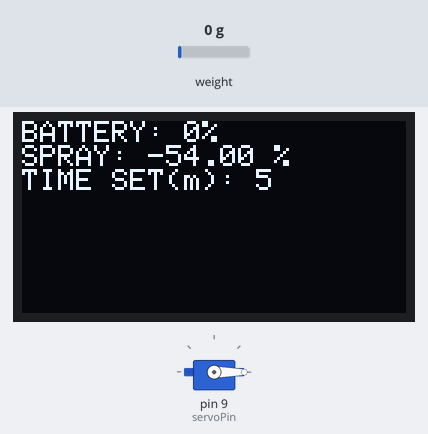
Bench run of a sketch on a simulated Arduino Uno, built with avr-gcc and run on an emulated ATmega328P. Shown: 128×64 one-colour display, servo. Inputs (shaded band) come from the test bench; at power-on: weight on the scale 0 g.

Above: at 61.3 s.

The sketch:

ard_servo_oled_load.ino
```cpp
#include <Wire.h>
#include <Adafruit_GFX.h>
#include <Adafruit_SSD1306.h>
#include <HX711.h>
#include <Servo.h> // Using the Arduino Servo library for Arduino Uno

#define OLED_RESET -1
#define SCREEN_WIDTH 128
#define SCREEN_HEIGHT 64
#define SCREEN_ADDRESS 0x3C

Adafruit_SSD1306 display(SCREEN_WIDTH, SCREEN_HEIGHT, &Wire, OLED_RESET);
HX711 scale;
Servo servo;

const int loadCellDT = 5;
const int loadCellSCK = 4;
const int servoPin = 9; // Change this to the appropriate pin for the Servo on Arduino Uno

unsigned long previousMillis = 0;
int sprayDuration = 5;
int servoPosition = 0;

bool pressed = false;
int setTime = 0;

int batt = 0; // Simulated battery value for Arduino Uno

void disp();
void spray();
void buttonPress();

void setup() {
  Wire.begin();
  display.begin(SSD1306_SWITCHCAPVCC, SCREEN_ADDRESS);
  display.clearDisplay();
  display.setTextSize(1.5);
  display.setTextColor(SSD1306_WHITE);

  scale.begin(loadCellDT, loadCellSCK);
  scale.set_scale(-620);
  scale.tare();

  servo.attach(servoPin);
  servo.write(servoPosition);

  display.setCursor(0, 28);
  display.println("IP ADDRESS!");
  display.display();
  delay(60000);
  display.clearDisplay();
}

void loop() {
  disp();
  spray();
  buttonPress();  // Check for button press and update spray duration
}

void disp() {
  display.clearDisplay();
  display.setCursor(0, 0);
  float sprayLevel = map(scale.get_units(), 58, 165, 0.0, 100.0);

  display.print("BATTERY: ");
  display.print(batt);
  display.println("%");

  display.print("SPRAY: ");
  display.print(sprayLevel);
  display.print(" %");
  display.println();

  if (scale.get_units() <= 58) {
    sprayLevel = 0;
  } else if (scale.get_units() >= 165) {
    sprayLevel = 100;
  }

  display.print("TIME SET(m): ");
  display.println(sprayDuration);

  display.display();
  delay(100);
}

void spray() {
  unsigned long currentMillis = millis();
  unsigned long sprayDurationMillis = sprayDuration * 60000;

  if (currentMillis - previousMillis >= sprayDurationMillis) {
    for (int pos = 0; pos <= 45; pos += 1) {
      servo.write(pos);
      delay(10);
    }

    for (int pos = 45; pos >= 0; pos -= 1) {
      servo.write(pos);
      delay(10);
    }

    previousMillis = currentMillis; // Update the previousMillis value for the next spray cycle
  }
}

void buttonPress() {
  // Assuming you have button handling code that sets 'pressed' and 'setTime' variables

  if (pressed) {
    sprayDuration = setTime;
    previousMillis = millis(); // Reset the spray timer
    pressed = false;
  }
}
```
